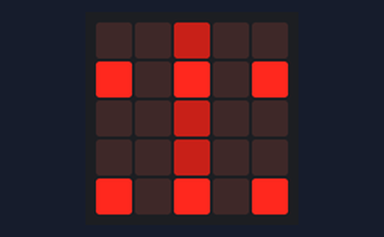
Bench run of a program on a simulated BBC micro:bit (MakeCode). Shown: the board's 5×5 LED display. At 5.0 s the program stops and its outputs stay as they are.

Above: at 0.1 s.
At 1.1 s:
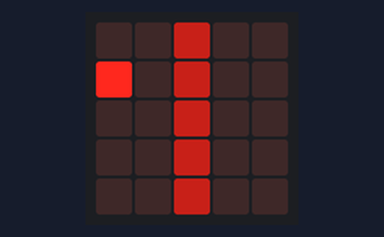
At 1.6 s:
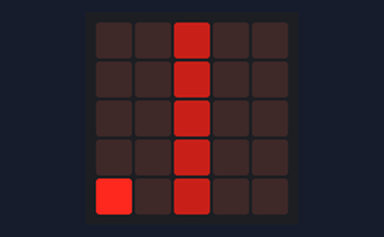
At 3.1 s:
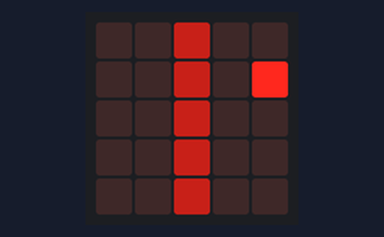
At 3.6 s:
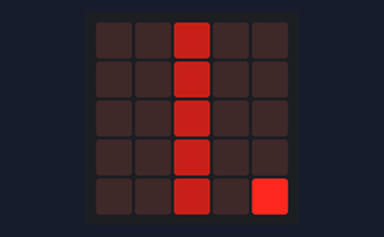
At 4.6 s:
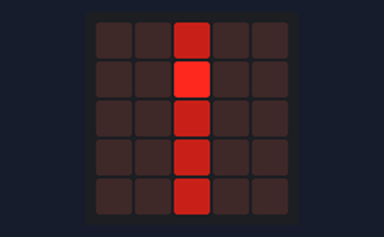

The program:

main.ts
```typescript
// OSA
let a = 2
let displej = 5
function draw_osa() {
    for (let i = 0; i < displej; i++) {
        led.plotBrightness(a, i, 100)
    }
}

draw_osa()
// OBDELNIK
let obdelnik = [[0, 1], [0, 4], [2, 4], [2, 1]]
// BODY
for (let bod of obdelnik) {
    led.plot(bod[0], bod[1])
}
// MIRROR
for (let bod2 of obdelnik) {
    led.plot(Math.abs(bod2[0] - 4), bod2[1])
}
basic.pause(1000)
// BLIKANI
basic.clearScreen()
for (let t = 0; t < 2; t++) {
    for (let blikani of obdelnik) {
        draw_osa()
        led.plot(blikani[0], blikani[1])
        basic.pause(500)
        basic.clearScreen()
    }
    obdelnik[0][0] = Math.abs(obdelnik[0][0] - 4)
    obdelnik[1][0] = Math.abs(obdelnik[1][0] - 4)
}
```

test.ts
```typescript
// Tady jsou testy. Při použití tohoto balíčku jako rozšíření nebude zkompilováno.
```

Measured:
- what the display in image 1 shows lasts 0.5 s, from 1.0 s to 1.5 s
